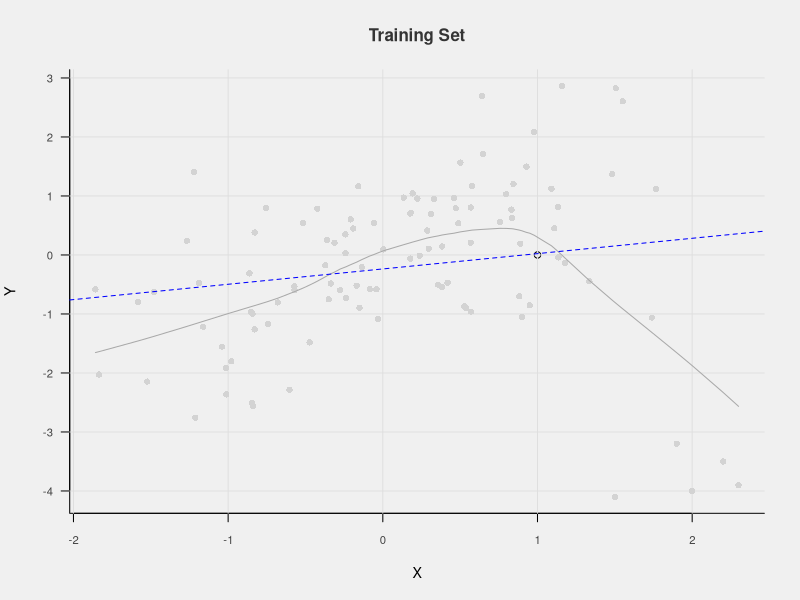
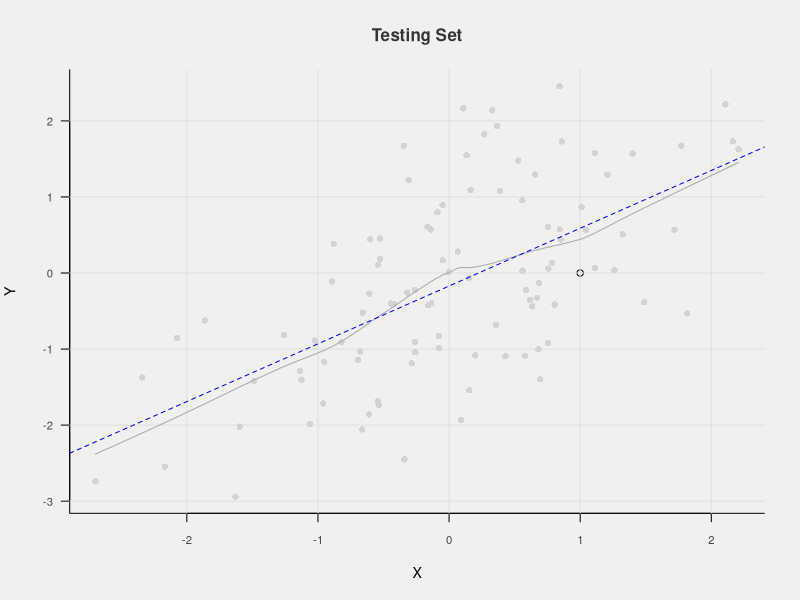
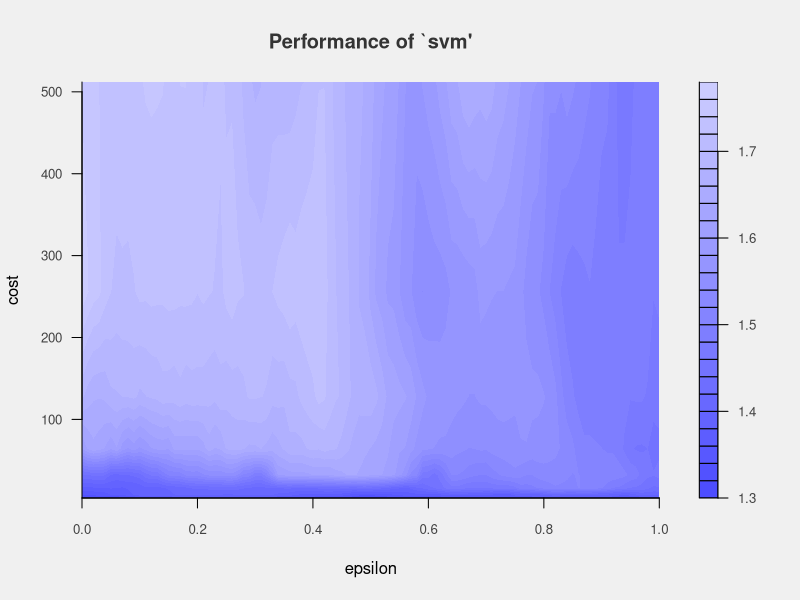

Reproduce these figures in R, in order.
library(e1071)
library(randomForest)
library(reshape2)

# clear workspace
rm(list=ls())

# to ensure consistency of random sets
set.seed(10765)

# my default plot preferences in a function
plotMe <- function(xvar, yvar, xdesc, ydesc, title) {
  # set default palette  for plots here
  pal <- c('lightgray', 'darkgray', 'blue')
  
  par(bty="l",
      las=1,
      bg="#F0F0F0",
      col.axis="#434343",
      col.main="#343434",
      cex=0.85,
      cex.axis=0.8)
  
  plot(0,
       xlim=c(min(xvar), max(xvar)),
       ylim=c(min(yvar), max(yvar)),
       xlab=xdesc,
       ylab=ydesc)
  grid(NULL,
       NULL, 
       col="#DEDEDE",
       lty="solid", 
       lwd=0.9)
  title(title)
  points(xvar,
         yvar,
         pch=16,
         col=pal[1])
  lines(lowess(xvar,
               yvar),
        col=pal[2])
  abline(lm(yvar~xvar),
         lty=2,
         col=pal[3])
}

# RMSE function
rmse <- function(error)
{
  sqrt(mean(error^2))
}

# create two datasets: train and test
e <- rnorm(100,0,1)
id <- seq(1:100)
x <- rnorm(100,0,1)
y <- x * 0.7 + e
train <- data.frame(id, y,x)
outlier <- data.frame(id=c(101, 102, 103, 104,105),
                      x=c(2.0,2.3,1.5,1.9,2.2),
                      y=c(-4.0,-3.9,-4.1,-3.2,-3.5))
train <- rbind(train, outlier)

e <- rnorm(100,0,1)
x <- rnorm(100,0,1)
y <- x * 0.7 + e
test <- data.frame(id, y,x)

plotMe(train$x, train$y, 'X', 'Y', 'Training Set')
plotMe(test$x, test$y, 'X', 'Y', 'Testing Set')

# error terms data frame
resid <- data.frame(Model=NULL,
                    Desc=NULL,
                    RMSE=NULL)

# create model using MR
model <- lm(x ~ y, train)
summary(model)

# predict training set from model and estimate residuals
reg.pred <- predict(model, test)
error <- test$y - reg.pred

# add results to comparison table
resid <- rbind(resid, data.frame(Model='A', Desc='Linear Regression', RMSE=rmse(error)))

# create model using Random Forests
model <- randomForest(y ~ x,
                      data=train,
                      importance=TRUE,
                      ntree=500,
                      replace=TRUE)

# predict training set from model and estimate residuals
rf.pred <- predict(model, test)
error <- test$y - rf.pred

# add results to comparison table
resid <- rbind(resid, data.frame(Model='B', Desc='Random Forest', RMSE=rmse(error)))

# create model using SVR
model <- svm(y ~ x,
             kernel='linear',
             data=train)

# predict training set from model and estimate residuals
svr.untuned.pred <- predict(model, test)
error <- test$y - svr.untuned.pred

# add results to comparison table
resid <- rbind(resid, data.frame(Model='C', Desc='Untuned SVR', RMSE=rmse(error)))

# request a tune-up, testing sequences for epsilon and cost
tuneResult <- tune(svm, y ~ x,  data = train,
                   ranges = list(epsilon = seq(0,1,0.01), cost = 2^(2:9))
)
print(tuneResult)
plot(tuneResult)

# select best model from tuning
model <- tuneResult$best.model

# predict training set from model and estimate residuals
svr.tuned.pred <- predict(model, test)
error <- test$y - svr.tuned.pred

# add results to comparison table
resid <- rbind(resid, data.frame(Model='D', Desc='Tuned SVR', RMSE=rmse(error)))

resid